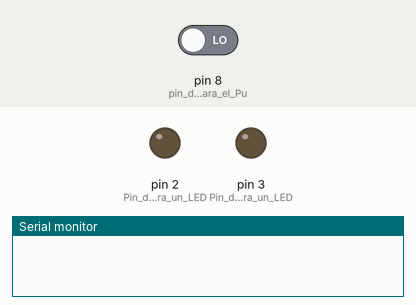
Simulated run of this sketch. Board: Arduino Uno, built with avr-gcc and run on an emulated ATmega328P. Parts: output pins drawn as LEDs (lit = HIGH), the last lines printed to the serial monitor. The inputs (shaded band) are chosen by the test bench; at power-on: pin 8 (pin_de_entrada_para_el_Pu) LOW.

Above: at 1.2 s.
1.3 s: pin 8 (pin_de_entrada_para_el_Pu) driven HIGH
At 5.4 s:
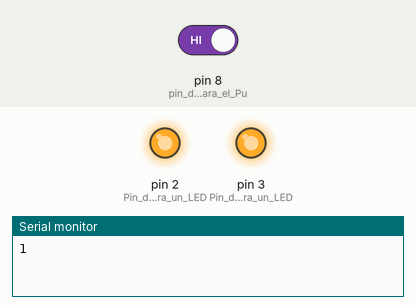
Timing chart, 0 to 11.8 s (numbered marks = the images above; inputs shaded):
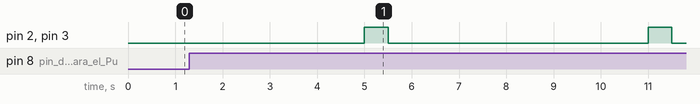

Measured:
- after the input at 1.3 s, pin 2 (Pin_de_salida_para_un_LED), pin 3 (Pin_de_salida_para_un_LED): alternates HIGH for 0.50 s and LOW for 5.5 s, starting after 3.7 s

The sketch:

LED_interruptorG10.ino
```cpp
/*Este programa enciende o apaga un LED de acuerdo con las*/
/*veces que se ha presionado un pulsador*/

int pulsador_anterior=0;
int pulsador=0;
int count=0;
int impar=0;
int tiempo=0;

void setup() {
  pinMode(2,OUTPUT); //Pin de salida para un LED
  pinMode(3,OUTPUT); //Pin de salida para un LED
  pinMode(8,INPUT); //pin de entrada para el Pulsador
  Serial.begin(9600); //se configura la velocidad del puerto serial a 9600 baudios
}

void loop() {
    tiempo=millis();  //ej. 5000 ms
    while((millis()-tiempo)<5000)
    {
        pulsador_anterior=pulsador;
        delay(100);
        pulsador=digitalRead(8);
        if((pulsador_anterior==0)&&(pulsador==1))
        {
          count++;
          Serial.println(count); //se envía por la comunicación serial el valor de count. El cual se puede visualizar en el pc
        }
     }
     for(int i=1; i<=count; i++)
      {
        digitalWrite(2,HIGH);
        digitalWrite(3,HIGH);
        delay(500);
        digitalWrite(2,LOW);
        digitalWrite(3,LOW);
        delay(500);
      }

  }

 /*
      impar=count%2;
      if(impar==1)
      {
          digitalWrite(8,HIGH);
      }
      else
      {
          digitalWrite(8,LOW);
      }*/
```
